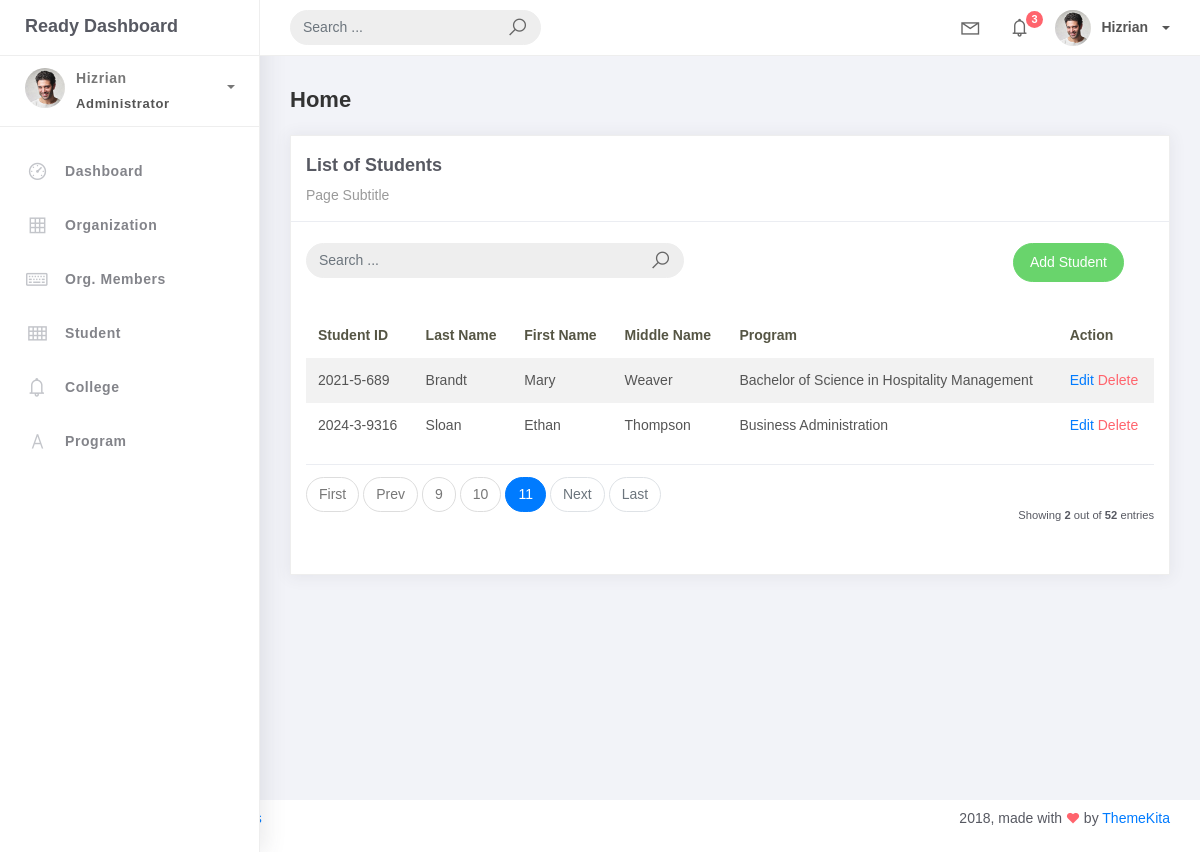
/student_list/?page=11, run on an earlier commit of the app's database.
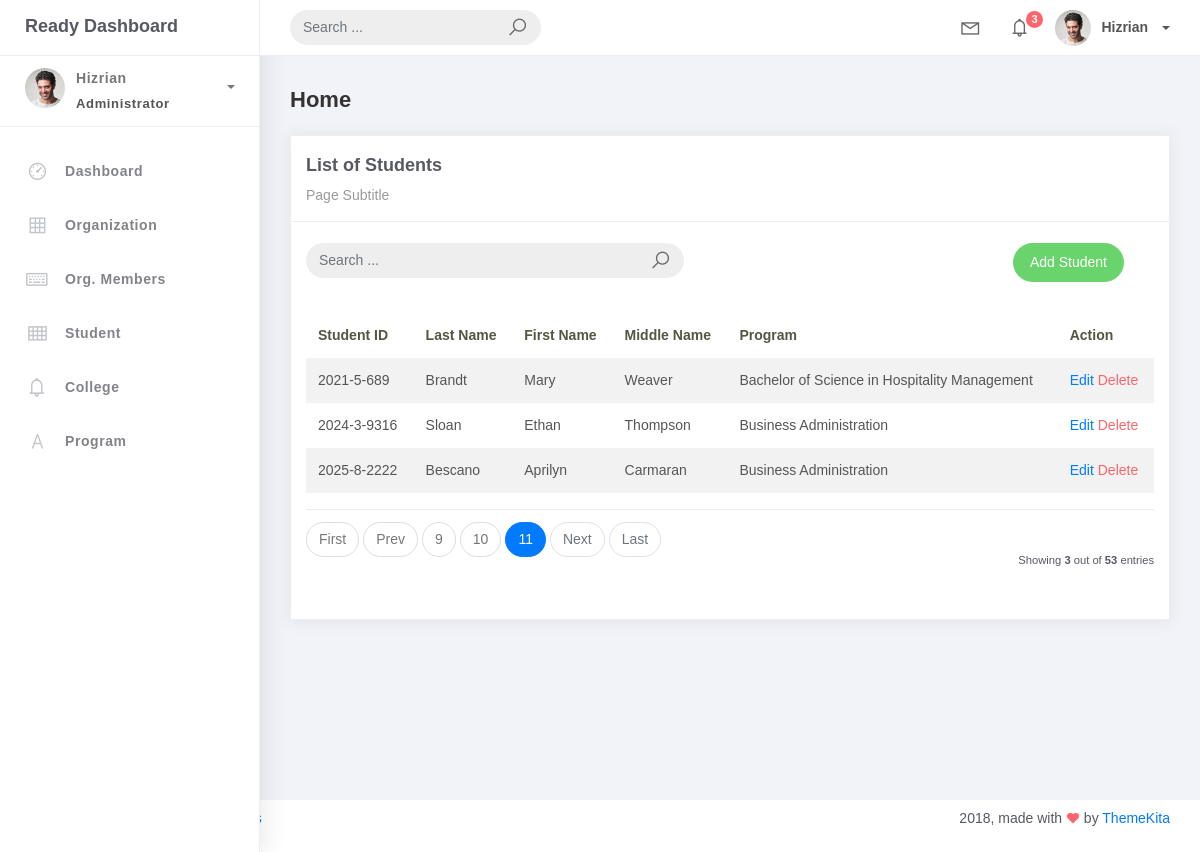
And on a later commit of the database.
### studentorg/models.py (models this page shows, shortened)
class BaseModel(models.Model):
    created_at = models.DateTimeField(auto_now_add=True, db_index=True)
    updated_at = models.DateTimeField(auto_now=True)
    class Meta:
        abstract = True

class Student(BaseModel):
    student_id = models.CharField(max_length=15)
    lastname = models.CharField(max_length=25)
    firstname = models.CharField(max_length=25)
    middlename = models.CharField(max_length=25, blank=True, null=True)
    program = models.ForeignKey(Program, on_delete=models.CASCADE)

class Program(BaseModel):
    prog_name = models.CharField(max_length=150)
    college = models.ForeignKey(College, on_delete=models.CASCADE)
    def __str__(self):
        return self.prog_name

### studentorg/views.py (the view, shortened to what this page needs)
# urls.py: path('student_list/', StudentList.as_view(), name='student_list'),
class StudentList(ListView):
    model = Student
    context_object_name = 'students'
    template_name = 'student_list.html'
    paginate_by = 5
    def get_queryset(self, *args, **kwargs):
        qs = super(StudentList, self).get_queryset(*args, **kwargs)
        query = self.request.GET.get('q')
        return qs

### templates/Student_list.html
{% extends 'base.html' %} {% load static %} {% block content %}
<div class="content">
    <div class="container-fluid">
        <h4 class="page-title">Home</h4>
        <div class="row">
            <div class="col-md-12">
                <div class="card">
                    <div class="card-header">
                    <div class="card-title">List of Students</div>
                    <div class="card-category">Page Subtitle</div>
                </div>
                <br />
                <div class="col-md-12 row">
                    <div class="col-md-6">
                        <form class="navbar-left navbar-form nav-search mr-md-3" action="{% url 'student_list' %}">
                            <div class="input-group">
                                <input type="text" placeholder="Search ..." class="form-control"  name="q" />
                                <div class="input-group-append">
                                    <span class="input-group-text">
                                        <i class="la la-search search-icon"></i>
                                    </span>
                                </div>
                            </div>
                        </form>
                    </div>
                    <div class="col-md-6">
                        <div class="pull-right">
                            <a href="{% url 'student-add' %}" class="btn btn-success btn-rounded">Add Student</a>
                        </div>
                    </div>
                </div>
                <div class="card-body">
                    <table class="table table-striped mt-3">
                        <thead>
                            <tr>
                                <th scope="col">Student ID</th>
                                <th scope="col">Last Name</th>
                                <th scope="col">First Name</th>
                                <th scope="col">Middle Name</th>
                                <th scope="col">Program</th>
                                <th scope="col">Action</th>
                            </tr>
                        </thead>
                        <tbody>
                            {% for student in object_list %}
                            <tr>
                                <td>{{ student.student_id }}</td>
                                <td>{{ student.lastname }}</td>
                                <td>{{ student.firstname }}</td>
                                <td>{{ student.middlename|default:"" }}</td>
                                <td>{{ student.program}}</td>
                                <td>
                                    <a href="{% url 'student-update' student.id %}">Edit</a>
                                    <a href="{% url 'student-delete' student.id %}" class="text-danger">Delete</a>
                                </td>
                            </tr>
                            {% empty %}
                            <tr>
                                <td colspan="6" style="text-align: center;">
                                    <p class="text-sm font-weight-bold mb-0">No Records Found</p>
                                </td>
                            </tr>
                            {% endfor %}
                        </tbody>
                    </table>
                    {% include 'includes/pagination.html' %}
                </div>
            </div>
        </div>
    </div>
</div>
{% endblock %}

What changed in the data, as far as the page shows it:
added Student: student_id "2025-8-2222", lastname "Bescano", firstname "Aprilyn", middlename "Carmaran", program "Business Administration"
Also different on the page:
{{ object_list.count }}: "2" → "3"
{{ paginator.count }}: "52" → "53"
